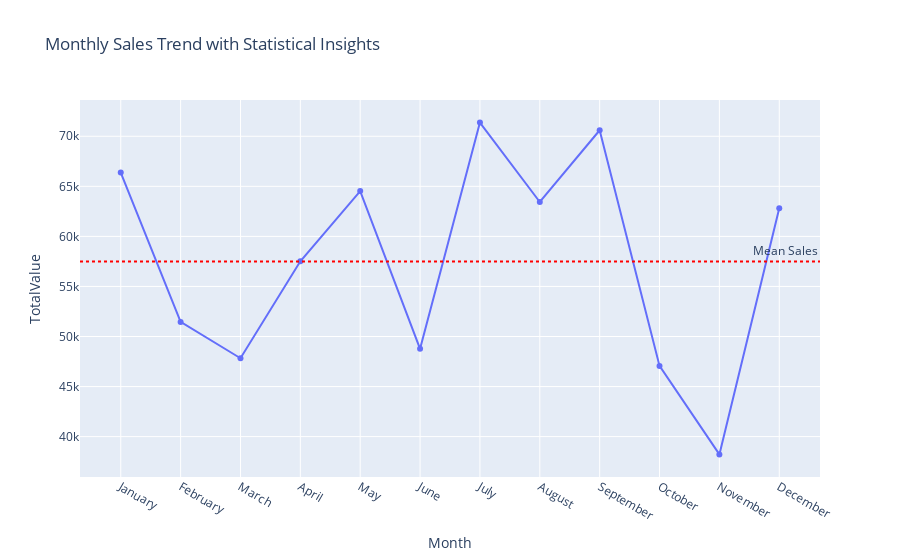

Notebook code for this chart:
### Markdown cell above
### **1️⃣ Regional Sales Performance**
📌 **Observation:**  
- **South America** has the highest total sales, followed by **Europe, North America, and Asia**.  
- **South America** appears to be the most profitable region, suggesting a strong customer base.  
- Expansion and marketing efforts should be intensified in other regions to **balance revenue distribution**.

### Code cell
# Insight 2:Monthly Sales Analysis with Statistical Insights
transactions_copy['Month'] =  transactions_copy['TransactionDate'].dt.strftime('%B')
monthly_sales = transactions_copy.groupby('Month',as_index=False)['TotalValue'].sum()
order =["January", "February", "March", "April", "May", "June","July", "August", "September", "October", "November", "December"]
monthly_sales['Month'] = pd.Categorical(monthly_sales['Month'],categories=order,ordered=True)
monthly_sales = monthly_sales.sort_values('Month')

mean_sales = monthly_sales["TotalValue"].mean()
median_sales = monthly_sales["TotalValue"].median()
std_sales = monthly_sales["TotalValue"].std()
var_sales = monthly_sales["TotalValue"].var()
print(f"Mean Monthly Sales: {mean_sales:.2f}")
print(f"Median Monthly Sales: {median_sales:.2f}")
print(f"Sales Standard Deviation: {std_sales:.2f}")
print(f"Sales Variance: {var_sales:.2f}")

fig = px.line(monthly_sales, x="Month", y="TotalValue", title="Monthly Sales Trend with Statistical Insights",markers=True)
fig.add_hline(y=mean_sales, line_dash="dot", line_color="red", annotation_text="Mean Sales")
fig.show()

### Figure 1 — Plotly figure (JSON) as saved in the notebook; plotly's stock layout.template omitted (floating-point values rounded to 4 significant figures)
{"data": [{"hovertemplate": "Month=%{x}<br>TotalValue=%{y}<extra></extra>", "legendgroup": "", "line": {"color": "#636efa", "dash": "solid"}, "marker": {"symbol": "circle"}, "mode": "lines+markers", "name": "", "orientation": "v", "showlegend": false, "type": "scatter", "x": ["January", "February", "March", "April", "May", "June", "July", "August", "September", "October", "November", "December"], "xaxis": "x", "y": [66380.0, 51460.0, 47830.0, 57520.0, 64530.0, 48770.0, 71370.0, 63440.0, 70600.0, 47060.0, 38220.0, 62820.0], "yaxis": "y"}], "layout": {"annotations": [{"showarrow": false, "text": "Mean Sales", "x": 1, "xanchor": "right", "xref": "x domain", "y": 57500.0, "yanchor": "bottom", "yref": "y"}], "autosize": true, "legend": {"tracegroupgap": 0}, "shapes": [{"line": {"color": "red", "dash": "dot"}, "type": "line", "x0": 0, "x1": 1, "xref": "x domain", "y0": 57500.0, "y1": 57500.0, "yref": "y"}], "title": {"text": "Monthly Sales Trend with Statistical Insights"}, "xaxis": {"anchor": "y", "autorange": true, "domain": [0, 1], "range": [-0.6656, 11.67], "title": {"text": "Month"}, "type": "category"}, "yaxis": {"anchor": "x", "autorange": true, "domain": [0, 1], "range": [35490.0, 74100.0], "title": {"text": "TotalValue"}, "type": "linear"}}}
